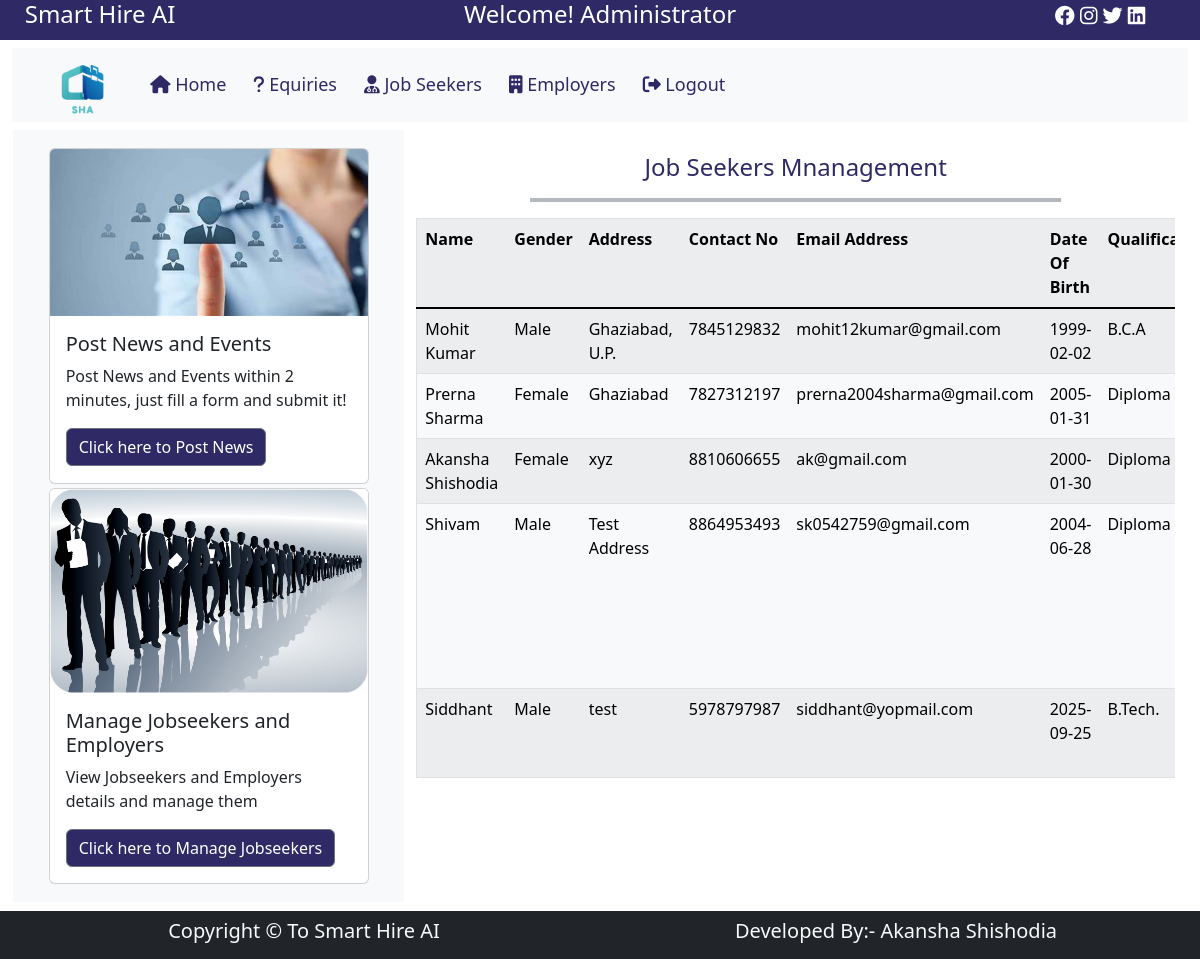
/jobseekers/ (signed in), run on an earlier commit of the app's database.
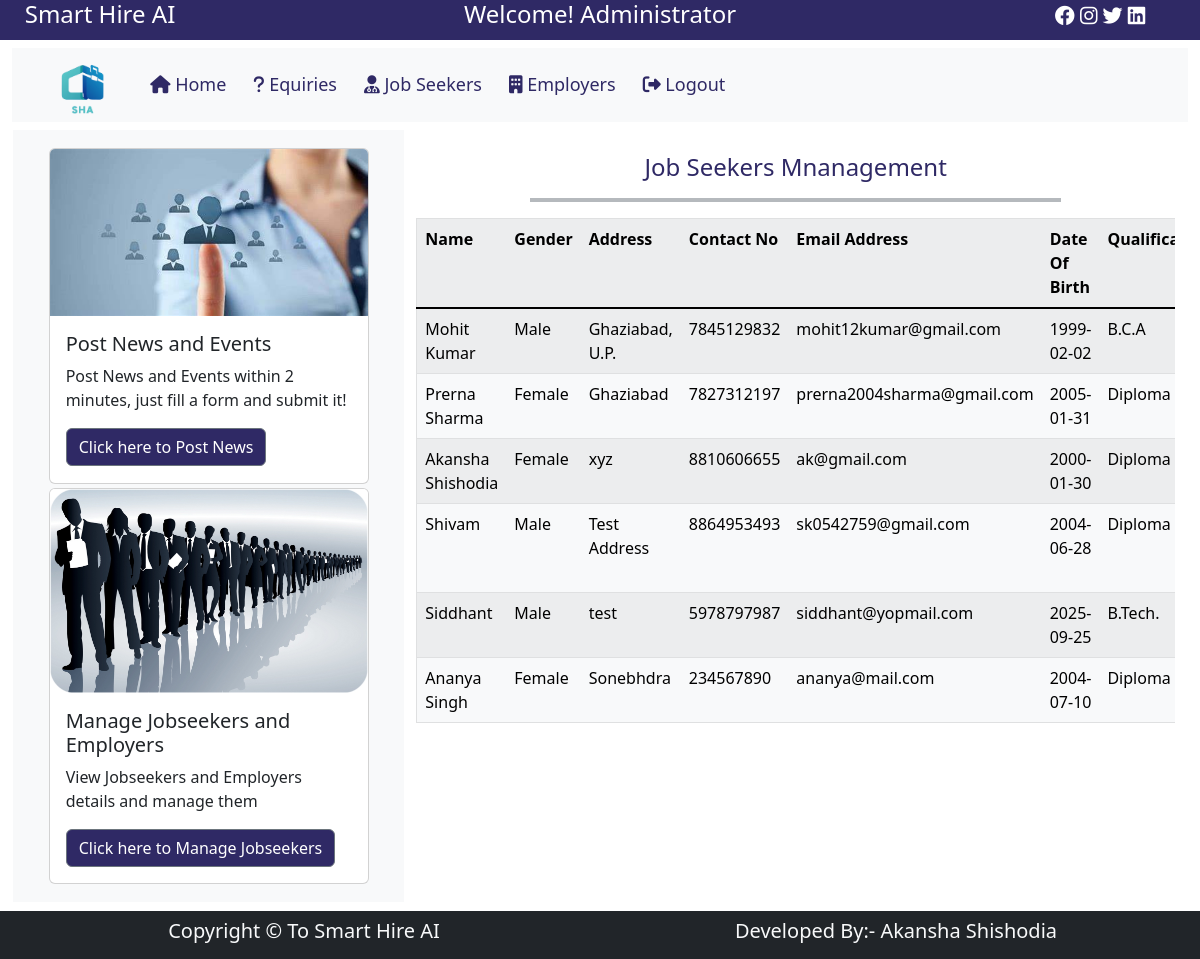
And on a later commit of the database.
### jamapp/models.py (models this page shows)
class JobSeeker(models.Model):
    name=models.CharField(max_length=50)
    gender=models.CharField(max_length=6)
    address=models.TextField()
    contactno=models.CharField(max_length=15)
    emailaddress=models.EmailField(max_length=50, primary_key=True)
    dob=models.CharField(max_length=20)
    qualification=models.CharField(max_length=100)
    experience=models.CharField(max_length=20)
    keyskills=models.TextField()
    regdate=models.CharField(max_length=20)
    resume = models.FileField(upload_to='resumes/', null=True, blank=True)

### jamapp/views.py (the view)
# urls.py: path('jobseekers/', views.jobseekers, name='jobseekers'),
def jobseekers(request):
    try:
        if request.session['admin']:
            js=JobSeeker.objects.all()
            return render(request, 'jobseekers.html', {'js':js})
    except:
        return render(request, 'login.html')

### jamapp/templates/jobseekers.html (shortened to what this page needs)
{% extends "adminbase.html" %}
{% block body %}
    <h4 style="color: #2f2965; text-align: center; margin-top: 3%;">
        Job Seekers Mnanagement
    </h4>
      <hr class="border border-secondary border-2 opacity-50" style="width: 70%; margin-left: 15%;">
    <div style="width: 100%; overflow-x: scroll;">
        <table border="1" class="table table-striped table-light" style="width: 100%; margin: 0 auto;">
            <tr>
                <th>Name</th>
                <th>Gender</th>
                <th>Address</th>
                <th>Contact No</th>
                <th>Email Address</th>
                <th>Date Of Birth</th>
                <th>Qualification</th>
            </tr>
                            <tbody class="table-group-divider">
            {% for j in js %}
            <tr>
                <td>{{j.name}}</td>
                <td>{{j.gender}}</td>
                <td>{{j.address}}</td>
                <td>{{j.contactno}}</td>
                <td>{{j.emailaddress}}</td>
                <td>{{j.dob}}</td>
                <td>{{j.qualification}}</td>
            </tr>
            {% endfor %}
                            </tbody>
        </table>
    </div>
{% endblock body %}

### jamapp/templates/adminbase.html (shortened to what this page needs)
<!DOCTYPE html>
<html lang="en">
  {% load static %}
  <head>
    <link
      href="{% static 'css/bootstrap.css' %}"
      rel="stylesheet"
      type="text/css"
    />
    <link
      href="{% static 'css/empstyle.css' %}"
      rel="stylesheet"
      type="text/css"
    />
    <link
      rel="stylesheet"
      href="https://cdnjs.cloudflare.com/ajax/libs/font-awesome/6.1.2/css/all.min.css"
    />
  </head>
  <body>
    <div class="container-fluid d-flex flex-column" style="min-height: 100vh;">
      <div class="row text-white text-center" style="background-color: #2f2965">
        <div class="col-sm-2 m-0">
          <h4>Smart Hire AI</h4>
        </div>
        <div class="col-sm-8">
          <h4>Welcome! Administrator</h4>
        </div>
        <div class="col-sm-2 text-right p-1">
          <h5>
            <a
              href="https://www.facebook.com/login.php"
              target="_blank"
              style="text-decoration: none; color: white"
              ><i class="fa-brands fa-facebook"></i
            ></a>
            <a
              href="https://www.instagram.com/accounts/login/"
              target="_blank"
              style="text-decoration: none; color: white"
              ><i class="fa-brands fa-instagram"></i
            ></a>
            <a
              href="https://twitter.com/i/flow/login"
              target="_blank"
              style="text-decoration: none; color: white"
              ><i class="fa-brands fa-twitter"></i
            ></a>
            <a
              href="https://www.linkedin.com/uas/login"
              target="_blank"
              style="text-decoration: none; color: white"
              ><i class="fa-brands fa-linkedin"></i
            ></a>
          </h5>
        </div>
      </div>
      <div class="row mt-2 sticky-top">
        <div class="col-sm-12 m-0">
          <nav class="navbar navbar-expand-lg bg-light" width="100%">
            <div class="container-fluid">
              <a
                class="navbar-item text-center"
                style="width: 10%; padding: 0px"
                href="#"
              >
                <img
                  src="{% static 'images/my jam images/JAM_logo.png' %}"
                  width="50%"
                  alt="Logo"
                  title="Smart Hire AI"
                />
              </a>
              <div
                class="collapse navbar-collapse"
                style="margin-left: 0%"
                id="navbarNavDropdown"
              >
                <ul class="navbar-nav">
                  <li class="nav-item">
                    <a
                      class="nav-link"
                      aria-current="page"
                      href="{% url 'adminhome' %}"
                    >
                      <i class="fa-solid fa-house"></i>
                      Home</a
                    >
                  </li>
                  <li class="nav-item">
                    <a class="nav-link" href="{% url 'enquiries' %}">
                      <i class="fa-solid fa-question"></i>
                      Equiries
                    </a>
                  </li>
                  <li class="nav-item">
                    <a class="nav-link" href="{% url 'jobseekers' %}">
                      <i class="fa-solid fa-user-doctor"></i>
                      Job Seekers
                    </a>
                  </li>
                  <li class="nav-item">
                    <a class="nav-link" href="{% url 'employers' %}">
                      <i class="fa-solid fa-building"></i>
                      Employers
                    </a>
                  </li>
                  <li class="nav-item">
                    <a
                      class="nav-link"
                      href="#"
                      data-bs-toggle="modal"
                      data-bs-target="#staticBackdrop"
                    >
                      <i class="fa-solid fa-right-from-bracket"></i>
                      Logout
                    </a>
                  </li>
                </ul>
              </div>
            </div>
          </nav>
        </div>
      </div>
      <div class="row mt-2 flex-grow-1" style="margin: 1px; box-sizing: border-box">
        <div class="col-sm-4 bg-light left p-3">
          <div
            class="card h-80"
            style="width: 20rem; height: 21rem; margin: 2px auto"
          >
            <img
              src="{% static 'images/emp/emppage5.jpeg' %}"
              height="50%"
              class="card-img-top"
            />
            <div class="card-body">
              <h5 class="card-title">Post News and Events</h5>
              <p class="card-text">
                Post News and Events within 2 minutes, just fill a form and
                submit it!
              </p>
              <a
                href="{% url 'adminhome' %}"
                class="btn btn-secondary"
                style="background-color: #2f2965"
                >Click here to Post News</a
              >
            </div>
          </div>
          <div class="card h-80 mt-1" style="width: 20rem; margin: 2px auto">
            <img
              src="{% static 'images/emp/js1.jpg' %}"
              class="card-img-top"
              alt="..."
            />
            <div class="card-body">
              <h5 class="card-title">Manage Jobseekers and Employers</h5>
              <p class="card-text">
                View Jobseekers and Employers details and manage them
              </p>
              <a
                href="{% url 'jobseekers' %}"
                class="btn btn-secondary"
                style="background-color: #2f2965"
                >Click here to Manage Jobseekers</a
              >
            </div>
          </div>
        </div>
        <div class="col-sm-8 right">{% block body %} {% endblock body %}</div>
      </div>
      <div class="row mt-2 p-2 bg-dark text-light text-center">
        <div class="col-sm-6">
          <h5>Copyright &copy; To Smart Hire AI</h5>
        </div>
        <div class="col-sm-6">
          <h5>Developed By:- Akansha Shishodia</h5>
        </div>
      </div>
    </div>
  </body>
</html>

### jamapp/static/css/empstyle.css (style rules this page uses)
.nav-item { height: 40px; padding: 3px; margin-right: 5px; box-sizing: border-box; }
.nav-item a { color: #2f2965; font-size: 18px; padding-top: 3px; }
.left { min-height: 500px; }
.right { background-color: white; min-height: 500px; }

What changed in the data, as far as the page shows it:
added JobSeeker: name "Ananya Singh", gender "Female", address "Sonebhdra", contactno "234567890", emailaddress "ananya@mail.com", dob "2004-07-10", qualification "Diploma"
